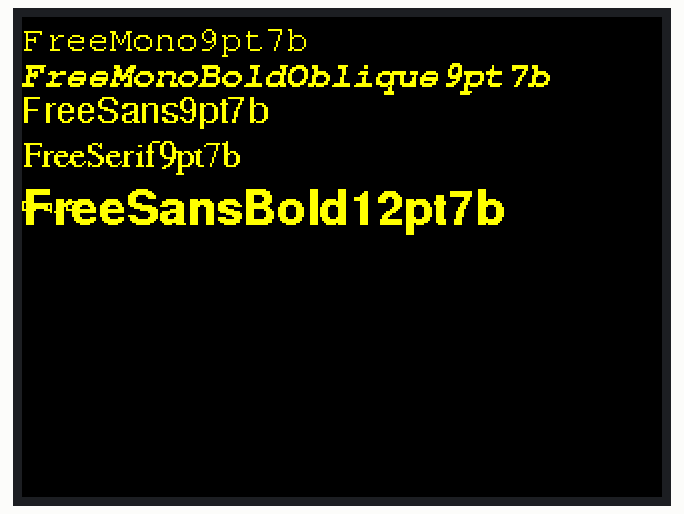
The sketch below on a simulated Arduino Uno, built with avr-gcc and run on an emulated ATmega328P. Shown: 320×240 colour display.

Above: at 0.3 s.

The sketch:

TFT-24-text.ino
```cpp
// Modified for SPFD5408 Library by Joao Lopes

#include "Adafruit_GFX.h"    // Core graphics library
#include "Adafruit_TFTLCD.h" // Hardware-specific library
//#include "TouchScreen.h"
#include "Fonts/FreeMono9pt7b.h"
#include "Fonts/FreeMonoBoldOblique9pt7b.h"
#include "Fonts/FreeSans9pt7b.h"
#include "Fonts/FreeSerif9pt7b.h"
#include "Fonts/Org_01.h"
#include "Fonts/FreeSansBold12pt7b.h"
// Pin assignments for the TFT touch screen
#define YP    A1
#define XM    A2
#define YM    7
#define XP    6

// Calibrated values for the TFT touch screen
//#define TS_MINX   178
//#define TS_MINY   75
//#define TS_MAXX   931
//#define TS_MAXY   895

// Instantiate the ts object
//TouchScreen ts = TouchScreen(XP, YP, XM, YM, 300);

#define LCD_RD    A0
#define LCD_WR    A1
#define LCD_CD    A2
#define LCD_CS    A3
#define LCD_RESET A4

// Instantiate the tft object
Adafruit_TFTLCD tft(LCD_CS, LCD_CD, LCD_WR, LCD_RD, LCD_RESET);

// Assign human-readable names to some common 16-bit color values:
#define  BLACK   0x0000
#define BLUE    0x001F
#define RED     0xF800
#define GREEN   0x07E0
#define CYAN    0x07FF
#define MAGENTA 0xF81F
#define YELLOW  0xFFE0
#define WHITE   0xFFFF

void setup(void) {
  Serial.begin(9600);
  //Serial.println(F("Paint!"));

  tft.reset();
  tft.begin(0x9341);      // SPFD5408 compatible
  tft.setRotation(3);     // This settings works for me with correct orientation
                          // tft.setRotation(2);
  tft.fillScreen(BLACK);  //Set Background Color with BLACK
  tft.setTextColor(YELLOW);
  tft.setTextSize(1.5);
  tft.setCursor(0, 10);
  tft.setFont(&FreeMono9pt7b);
  tft.println("FreeMono9pt7b");

  tft.setFont(&FreeMonoBoldOblique9pt7b);
  tft.println("FreeMonoBoldOblique9pt7b");

  tft.setFont(&FreeSans9pt7b);
  tft.println("FreeSans9pt7b");

  tft.setFont(&FreeSerif9pt7b);
  tft.println("FreeSerif9pt7b");

  tft.setFont(&Org_01);
  tft.println("Org_01");

  tft.setFont(&FreeSansBold12pt7b);
  tft.println("FreeSansBold12pt7b");

}

void loop() {}
```
